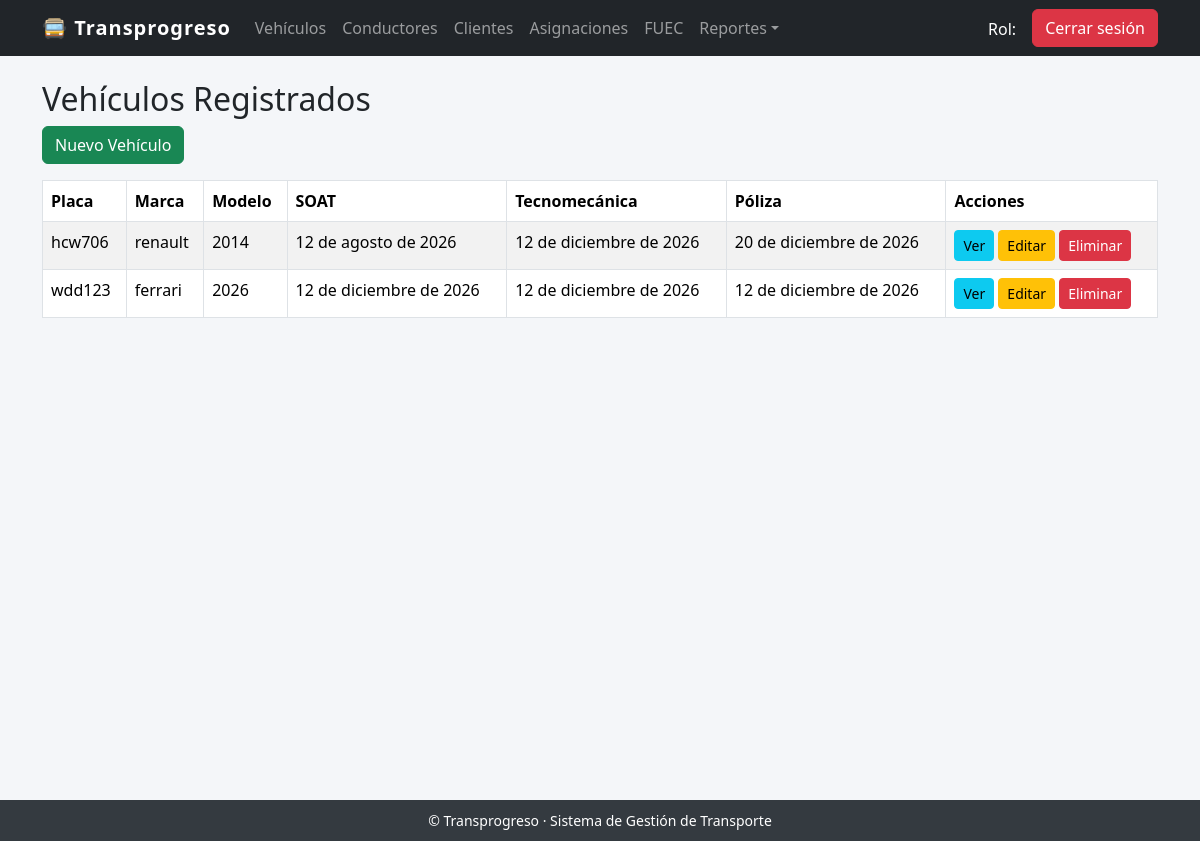
The app's page /vehiculos/ (signed in) with its own data.
### gestion_vehiculos/models.py (models this page shows, shortened)
class Vehiculo(models.Model):
    placa = models.CharField(max_length=10, unique=True)
    marca = models.CharField(max_length=50)
    modelo = models.CharField(max_length=50)
    capacidad = models.IntegerField(null=True, blank=True)
    soat_fecha = models.DateField(null=True, blank=True)
    tecnomecanica_fecha = models.DateField(null=True, blank=True)
    poliza_fecha = models.DateField(null=True, blank=True)
    extrajudicial_fecha = models.DateField(null=True, blank=True)
    soat_archivo = models.FileField(upload_to="documentos/soat/", null=True, blank=True)
    tecnomecanica_archivo = models.FileField(upload_to="documentos/tecnomecanica/", null=True, blank=True)
    poliza_archivo = models.FileField(upload_to="documentos/polizas/", null=True, blank=True)

### gestion_vehiculos/views.py (the view)
# urls.py: path('vehiculos/', views.vehiculos, name='vehiculos'),
@login_required
def vehiculos(request):
    return render(request, "vehiculos/lista.html", {
        "vehiculos": Vehiculo.objects.all()
    })

### templates/vehiculos/lista.html
{% extends 'base.html' %}
{% block content %}
<div class="container mt-4">
    <h2>Vehículos Registrados</h2>
    <a href="{% url 'vehiculo_nuevo' %}" class="btn btn-success mb-3">Nuevo Vehículo</a>
    <table class="table table-striped table-bordered">
        <thead>
            <tr>
                <th>Placa</th>
                <th>Marca</th>
                <th>Modelo</th>
                <th>SOAT</th>
                <th>Tecnomecánica</th>
                <th>Póliza</th>
                <th>Acciones</th>
            </tr>
        </thead>
        <tbody>
            {% for v in vehiculos %}
            <tr>
                <td>{{ v.placa }}</td>
                <td>{{ v.marca }}</td>
                <td>{{ v.modelo }}</td>
                <td>{{ v.soat_fecha }}</td>
                <td>{{ v.tecnomecanica_fecha }}</td>
                <td>{{ v.poliza_fecha }}</td>
                <td>
                    <a href="{% url 'vehiculo_detalle' v.id %}" class="btn btn-info btn-sm">Ver</a>
                    <a href="{% url 'vehiculo_editar' v.id %}" class="btn btn-warning btn-sm">Editar</a>
                    <a href="{% url 'vehiculo_eliminar' v.id %}" class="btn btn-danger btn-sm">Eliminar</a>
                </td>
            </tr>
            {% empty %}
            <tr>
                <td colspan="7">No hay vehículos registrados.</td>
            </tr>
            {% endfor %}
        </tbody>
    </table>
</div>
{% endblock %}

### templates/base.html (shortened to what this page needs)
<!DOCTYPE html>
<html lang="es">
<head>
    <link href="https://cdn.jsdelivr.net/npm/bootstrap@5.3.2/dist/css/bootstrap.min.css" rel="stylesheet">
</head>
<body>
    <nav class="navbar navbar-expand-lg navbar-dark bg-dark">
        <div class="container">
            <a class="navbar-brand" href="{% url 'inicio' %}">
                🚍 Transprogreso
            </a>
            <div class="collapse navbar-collapse" id="menu">
                <ul class="navbar-nav me-auto">
                    {% if request.user.is_authenticated %}
                    <li class="nav-item">
                        <a class="nav-link" href="{% url 'vehiculos' %}">Vehículos</a>
                    </li>
                    <li class="nav-item">
                        <a class="nav-link" href="{% url 'conductores' %}">Conductores</a>
                    </li>
                    <li class="nav-item">
                        <a class="nav-link" href="{% url 'clientes' %}">Clientes</a>
                    </li>
                    <li class="nav-item">
                        <a class="nav-link" href="{% url 'asignaciones' %}">Asignaciones</a>
                    </li>
                    <li class="nav-item">
                        <a class="nav-link" href="{% url 'fuec' %}">FUEC</a>
                    </li>
                    <li class="nav-item dropdown">
                        <a class="nav-link dropdown-toggle" data-bs-toggle="dropdown" href="#">Reportes</a>
                    </li>
                    {% endif %}
                </ul>
                <ul class="navbar-nav">
                    {% if request.user.is_authenticated %}
                    <li class="nav-item text-white me-3 mt-2">
                        Rol: <strong>{{ request.user.perfil.get_rol_display }}</strong>
                    </li>
                    <li class="nav-item">
                        <a class="btn btn-danger" href="{% url 'logout' %}">Cerrar sesión</a>
                    </li>
                    {% else %}
                    <li class="nav-item">
                        <a class="btn btn-primary" href="{% url 'login' %}">Ingresar</a>
                    </li>
                    {% endif %}
                </ul>
            </div>
        </div>
    </nav>
    <div class="content-wrapper">
        {% block content %}
        {% endblock %}
    </div>
    <footer>
        © {{ now|date:"Y" }} Transprogreso · Sistema de Gestión de Transporte
    </footer>
</body>
</html>

### templates/base.html (style rules this page uses)
body { background-color: #f4f6f9; }
.navbar-brand { font-weight: bold; letter-spacing: 1px; }
.content-wrapper { min-height: calc(100vh - 80px); padding-bottom: 40px; }
footer { background: #343a40; color: white; padding: 10px 0; text-align: center; font-size: 14px; }

### records on screen
Vehiculo: placa "hcw706", marca "renault", modelo "2014", soat_fecha "12 de agosto de 2026", tecnomecanica_fecha "12 de diciembre de 2026", poliza_fecha "20 de diciembre de 2026"
Vehiculo: placa "wdd123", marca "ferrari", modelo "2026", soat_fecha "12 de diciembre de 2026", tecnomecanica_fecha "12 de diciembre de 2026", poliza_fecha "12 de diciembre de 2026"
